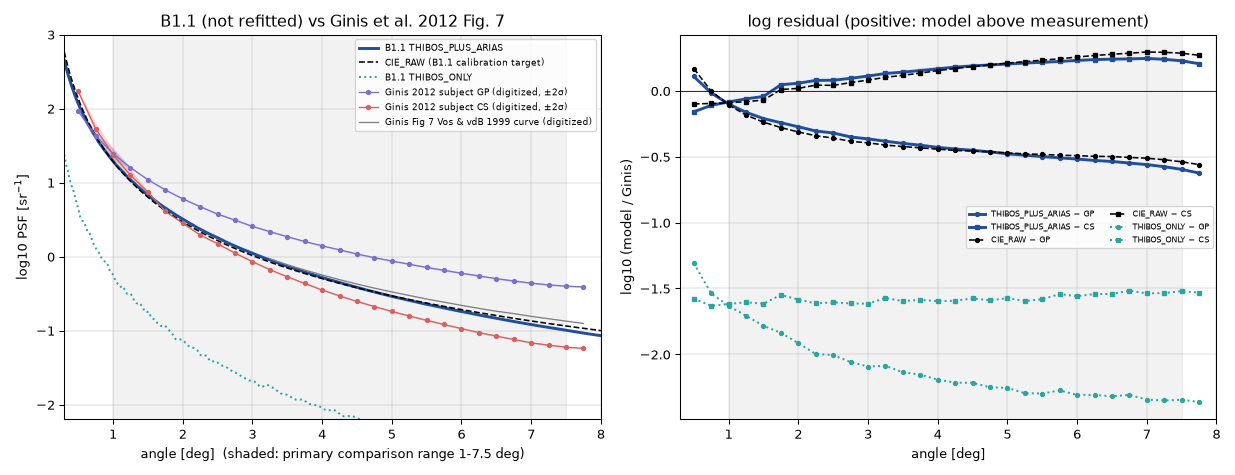

Recreate this plot in Python.
#!/usr/bin/env python3
"""External validation (no refitting) of B1.1 against the digitized Ginis et al. 2012 reconstructed wide-angle PSF.

  tracks/temporal-glare-2009/py.sh b1/c0_ginis/digitize.py
  tracks/temporal-glare-2009/py.sh b1/c0_ginis/compare.py   -> b1/c0_ginis/result.json, b1/c0_ginis/compare.png

Both sides are log10 PSF in sr^-1 (Ginis Fig. 7/6 'Log(PSF)'; unit identified from Fig. 5b 'PSF ... [sr^-1]' and the
Stiles-Holladay / Vos-van den Berg reference curves drawn in the same axes, see README). No parameter of B1.1 is touched.
"""
import json, os
import numpy as np
import matplotlib; matplotlib.use("Agg"); import matplotlib.pyplot as plt

HERE = os.path.dirname(os.path.abspath(__file__)); ROOT = os.path.dirname(HERE)
d = np.genfromtxt(os.path.join(ROOT, "results", "b1_1_profiles.csv"), delimiter=",", names=True)
gz = np.genfromtxt(os.path.join(HERE, "ginis2012_fig7_grid.csv"), delimiter=",", names=True, skip_header=1)
th_deg = gz["theta_deg"]
MODELS = ("THIBOS_PLUS_ARIAS", "CIE_RAW", "THIBOS_ONLY")


def model_log(nm, deg):
    return np.interp(np.log10(deg * 60), np.log10(d["theta_arcmin"]), np.log10(d[nm]))


# primary GP trace = Fig 6 'Reconstructed PSF' (same subject, no overlapping curves); Fig 7 GP kept as a cross-check
cross = gz["GP"] - gz["GP_RECONSTRUCTED"]
subj = {"GP": (gz["GP_RECONSTRUCTED"], np.hypot(gz["GP_RECONSTRUCTED_unc"], np.abs(np.nan_to_num(cross)))),
        "CS": (gz["CS"], gz["CS_unc"])}
# CS crosses GP and the black reference curves near 0.8-1.2 deg; add the GP cross-figure discrepancy seen there
crossing = (th_deg >= 0.75) & (th_deg <= 1.25)
subj["CS"] = (subj["CS"][0], np.where(crossing, np.hypot(subj["CS"][1], np.nanmax(np.abs(cross[crossing]))), subj["CS"][1]))
subj["MEAN_GP_CS"] = (0.5 * (subj["GP"][0] + subj["CS"][0]), 0.5 * np.hypot(subj["GP"][1], subj["CS"][1]))

RANGES = {"primary_1.0-7.5deg": (1.0, 7.5), "secondary_0.5-7.5deg": (0.5, 7.5)}
AT = (0.5, 1.0, 2.0, 3.0, 5.0, 7.0, 7.5)


def slope(x, y):
    return float(np.polyfit(np.log10(x), y, 1)[0])


res = {"label": "DIGITIZED_EXTERNAL_VALIDATION", "no_refit": "B, beta and all B1.1 settings unchanged; profiles read from b1/results/b1_1_profiles.csv",
       "units": "log10 PSF [sr^-1]", "digitization": {}, "comparisons": {}, "reference_checks": {}}
res["digitization"]["fig7_GP_minus_fig6_GP_log10"] = {"max_abs_0.5-7.5": float(np.nanmax(np.abs(cross))),
                                                       "max_abs_1.25-7.5": float(np.nanmax(np.abs(cross[th_deg >= 1.25]))),
                                                       "at_1.0deg": float(cross[th_deg == 1.0][0])}
res["digitization"]["max_1sigma_unc_log10"] = {k: float(np.nanmax(v[1][(th_deg >= 0.5)])) for k, v in subj.items()}
res["inter_subject"] = {"GP_minus_CS_log10": {str(a): float(subj["GP"][0][th_deg == a][0] - subj["CS"][0][th_deg == a][0]) for a in AT},
                        "slope_GP": slope(th_deg[(th_deg >= 1) & (th_deg <= 7.5)], subj["GP"][0][(th_deg >= 1) & (th_deg <= 7.5)]),
                        "slope_CS": slope(th_deg[(th_deg >= 1) & (th_deg <= 7.5)], subj["CS"][0][(th_deg >= 1) & (th_deg <= 7.5)])}

for sname, (sy, su) in subj.items():
    res["comparisons"][sname] = {}
    for nm in MODELS:
        my = model_log(nm, th_deg); r = my - sy
        e = {"log10_ratio_model_over_ginis": {str(a): round(float(r[th_deg == a][0]), 3) for a in AT}}
        for rn, (lo, hi) in RANGES.items():
            k = (th_deg >= lo) & (th_deg <= hi) & np.isfinite(r)
            e[rn] = {"n": int(k.sum()), "mean_offset": float(r[k].mean()), "log_rms": float(np.sqrt(np.mean(r[k] ** 2))),
                     "offset_free_log_rms": float(r[k].std()), "max_abs": float(np.abs(r[k]).max()),
                     "loglog_slope_model": slope(th_deg[k], my[k]), "loglog_slope_ginis": slope(th_deg[k], sy[k])}
        res["comparisons"][sname][nm] = e

# units sanity check: black solid 'Vos and van den Berg (1999)' of Fig 7 vs our CIE_RAW (age 24, p 0.5)
k = np.isfinite(gz["VOS_VDB_1999_BLACK_SOLID"])
rv = model_log("CIE_RAW", th_deg[k]) - gz["VOS_VDB_1999_BLACK_SOLID"][k]
res["reference_checks"]["CIE_RAW_minus_fig7_VosVdB_black_solid"] = {"range_deg": [float(th_deg[k].min()), float(th_deg[k].max())],
                                                                    "mean": float(rv.mean()), "min": float(rv.min()), "max": float(rv.max()),
                                                                    "note": "Ginis do not state the age/pigmentation used for this curve; agreement within ~0.1 log confirms Log(PSF) = log10(PSF / sr^-1)"}
json.dump(res, open(os.path.join(HERE, "result.json"), "w"), indent=1)
print(json.dumps(res, indent=1))

# ---------- figure
fig, ax = plt.subplots(1, 2, figsize=(13, 5))
tt = np.linspace(0.3, 8, 300)
col = {"THIBOS_PLUS_ARIAS": ("#1f4e9c", "-", 2.2), "CIE_RAW": ("k", "--", 1.2), "THIBOS_ONLY": ("#2aa6a0", ":", 1.5)}
for nm, (c, ls, lw) in col.items():
    ax[0].plot(tt, model_log(nm, tt), color=c, ls=ls, lw=lw, label=f"B1.1 {nm}" if nm != "CIE_RAW" else "CIE_RAW (B1.1 calibration target)")
for sname, c in (("GP", "#7b6fd0"), ("CS", "#d9605f")):
    y, u = subj[sname]
    ax[0].fill_between(th_deg, y - 2 * u, y + 2 * u, color=c, alpha=0.25, lw=0)
    ax[0].plot(th_deg, y, "o-", ms=3, color=c, lw=1, label=f"Ginis 2012 subject {sname} (digitized, ±2σ)")
ax[0].plot(th_deg[k], gz["VOS_VDB_1999_BLACK_SOLID"][k], color="0.5", lw=1, label="Ginis Fig 7 Vos & vdB 1999 curve (digitized)")
ax[0].axvspan(1.0, 7.5, color="k", alpha=0.05)
ax[0].set(xlabel="angle [deg]  (shaded: primary comparison range 1-7.5 deg)", ylabel="log10 PSF [sr$^{-1}$]", xlim=(0.3, 8), ylim=(-2.2, 3),
          title="B1.1 (not refitted) vs Ginis et al. 2012 Fig. 7")
ax[0].legend(fontsize=7); ax[0].grid(lw=0.3)
for nm, (c, ls, lw) in col.items():
    for sname, mk in (("GP", "o"), ("CS", "s")):
        ax[1].plot(th_deg, model_log(nm, th_deg) - subj[sname][0], color=c, ls=ls, lw=lw, marker=mk, ms=3,
                   label=f"{nm} − {sname}")
ax[1].axhline(0, color="k", lw=0.6); ax[1].axvspan(1.0, 7.5, color="k", alpha=0.05)
ax[1].set(xlabel="angle [deg]", ylabel="log10 (model / Ginis)", xlim=(0.3, 8), title="log residual (positive: model above measurement)")
ax[1].legend(fontsize=6, ncol=2); ax[1].grid(lw=0.3)
plt.tight_layout(); plt.savefig(os.path.join(HERE, "compare.png"), dpi=95)
